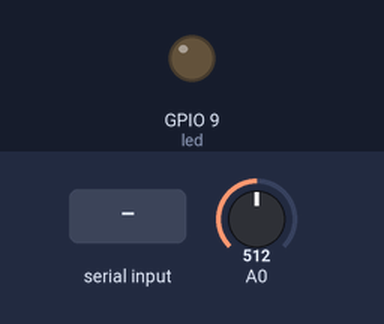
This sketch was run on a simulated ESP8266 (NodeMCU). Shown: output pins drawn as LEDs (lit = HIGH). The inputs (shaded band) are chosen by the test bench; at power-on: A0 = 512. What the sketch prints to the serial monitor is not drawn.

Above: at 1.2 s.
1.3 s: "ON" received over the second serial link
At 3.4 s:
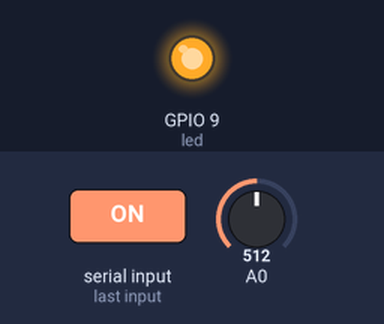
3.8 s: "OFF" received over the second serial link
At 5.3 s:
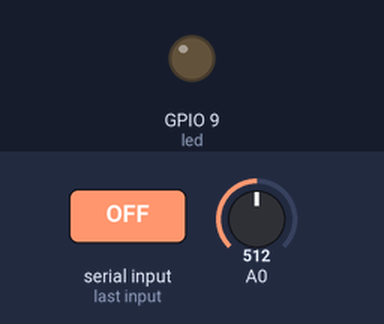
Timing chart, 0 to 6.8 s (numbered marks = the images above; inputs shaded):
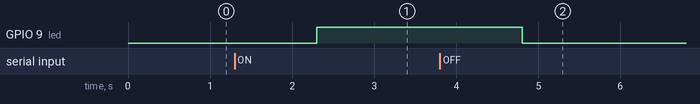

Measured:
- after the input at 1.3 s, GPIO 9 (led): LOW → HIGH after 1.0 s
- after the input at 3.8 s, GPIO 9 (led): HIGH → LOW after 1.0 s

The sketch:

lora_vuon.ino
```cpp
#include <SoftwareSerial.h>
#define  dco  10
#define  led  9
SoftwareSerial loraSerial(D1, D2); // TX, RX
void setup()
{
  Serial.begin(115200);
  loraSerial.begin(115200);
  pinMode(dco, OUTPUT);
  pinMode(led, OUTPUT);
}
float ndo;
uint8_t data,ktra=0;
unsigned long long tgian;
void loop()
{
  data = analogRead(A0);
  ndo = (data * 330) / 1023.0;
  loraSerial.print(String(ndo));
  if (loraSerial.available() > 1)
  {
    String input = loraSerial.readString();
    if (input == "ON") digitalWrite(led, 1);
    if (input == "OFF") digitalWrite(led, 0);
    if(input=="choan")  digitalWrite(dco,1);
    if(input=="dungan")  digitalWrite(dco,0);
    if(input=="AN")
      {
        digitalWrite(dco,1);
        ktra=1;
        tgian=millis();
      }
  }
  if((ktra==1)&&((millis()-tgian) >= 30000))
  {
    ktra=0;
    digitalWrite(dco,0);
  }
   Serial.println("Van THo 15");
}
```
